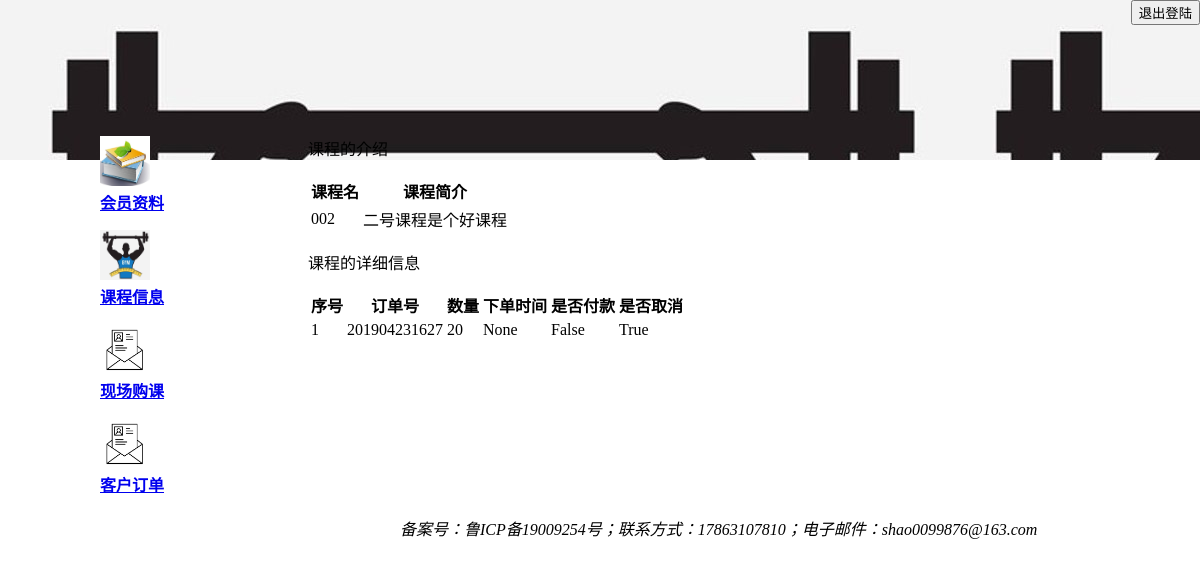
Before: /course/view/002/ (signed in) with the older database file.
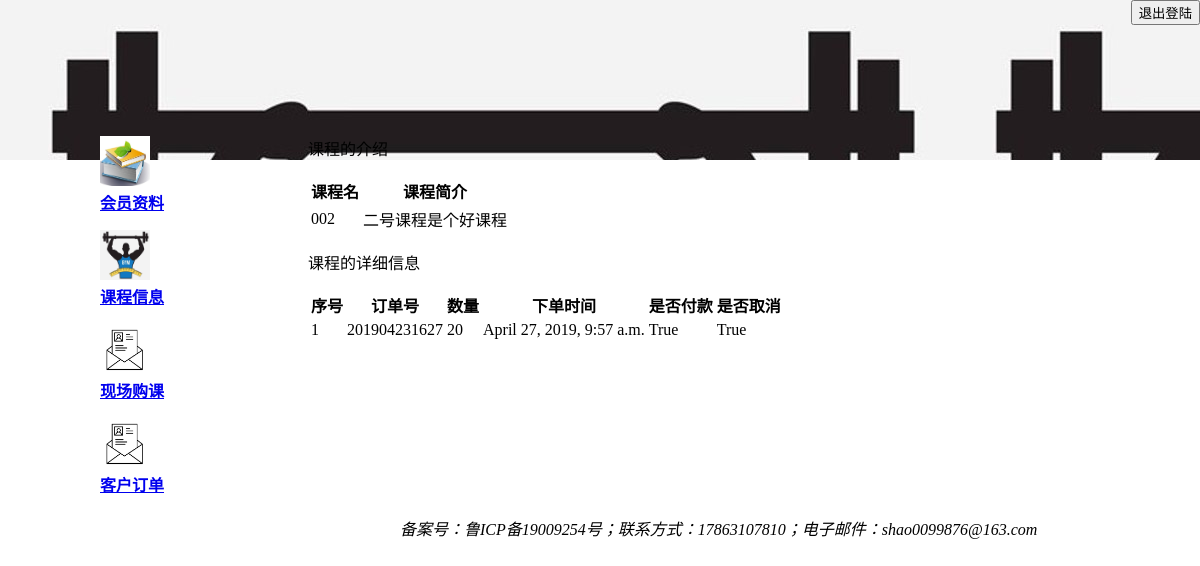
After: the same page with the newer database file.
### Database/models.py (models this page shows, shortened)
class BuyRecord(models.Model):
    number = models.IntegerField(primary_key=True)
    username = models.CharField(max_length=50)
    coursename = models.CharField(max_length=50)
    amount = models.IntegerField(default=0)      #表示课程的数量
    time = models.DateTimeField(auto_now=True)
    price = models.IntegerField(default=0)         #表示订单的总金额
    pay_flag = models.BooleanField(default=False)  # 标记是否付钱的订单
    valid = models.BooleanField(default=True)  # 标记是否为取消的订单

### Course/views.py (the view)
# urls.py: path('<coursename>/',viewCourseDetails),
def viewCourseDetails(request, coursename):  # 显示课程的详细信息
    sessionManager = SessionManager(request)
    if sessionManager.isAdministrator(): #如果是管理员登陆
        courses = Course.objects.get(coursename=coursename)  # 查询当前课程信息,为了后面显示详细信息
        detailcourse = BuyRecord.objects.filter(coursename=coursename)  # 查询这个课程的所有订单（包括付钱和没付钱的）
        Authority = 'Admin'
    else: #如果是客户登陆
        username = sessionManager.getUsername()  # 获取当前登录的用户名字
        courses = Course.objects.get(coursename=coursename)  # 查询当前课程信息,为了后面显示详细信息
        detailcourse = BuyRecord.objects.filter(username=username,coursename=coursename)  # 查询这个用户关于这门课的订单状态（付钱和没付钱的）
        Authority = 'Customer'
    return render(request, 'detailmessageUI.html', {'Authority': Authority, 'courses':courses,'order1': detailcourse})

### Database/models.py (called while the page is built)
    def isAdministrator(self):
        if self.authoritySignal:
            return True
        else:
            return False

### Tools/SessionManager.py (called while the page is built)
    def isAdministrator(self):
        username=self.session.get("Username",default=None)
        if username is not None:
            user=Customer.objects.get(username=username)
            return user.isAdministrator()
        return False

### Course/templates/detailmessageUI.html (shortened to what this page needs)
{% extends 'logedbase.html' %}
{% block content2 %}
    <p>课程的介绍</p>
    <table>
        <tr>
            <th>课程名</th>
            <th>课程简介</th>
        </tr>
        <tr>
            <td>{{courses.coursename}}</td>
            <td>{{courses.courseintroduction}}</td>
        </tr>
    </table>
    {% if order1 %}
    <p>课程的详细信息</p>
        <table>
           <tr>
                <th>序号</th>
                <th>订单号</th>
                <th>数量</th>
                <th>下单时间</th>
                <th>是否付款</th>
                <th>是否取消</th>
            </tr>
         {% for i in order1 %}
            <tr>
                <td>{{ forloop.counter }}</td>
                <td>{{ i.number }}</td>
                <td>{{ i.amount }}</td>
                <td>{{ i.time }}</td>
                <td>{{ i.pay_flag }}</td>
                <td>{{i.valid}}</td>
            </tr>
        {% endfor %}
        </table>
    {% endif%}
    {% endblock %}

Changed rows visible on the page:
changed BuyRecord "True": time "None" → "April 27, 2019, 9:57 a.m."; pay_flag "False" → "True"
